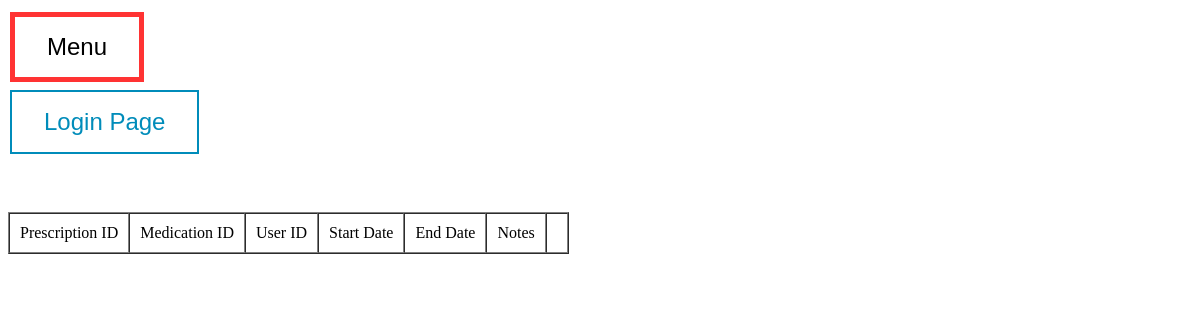
The page /dataPrescription.php on the database as committed earlier.
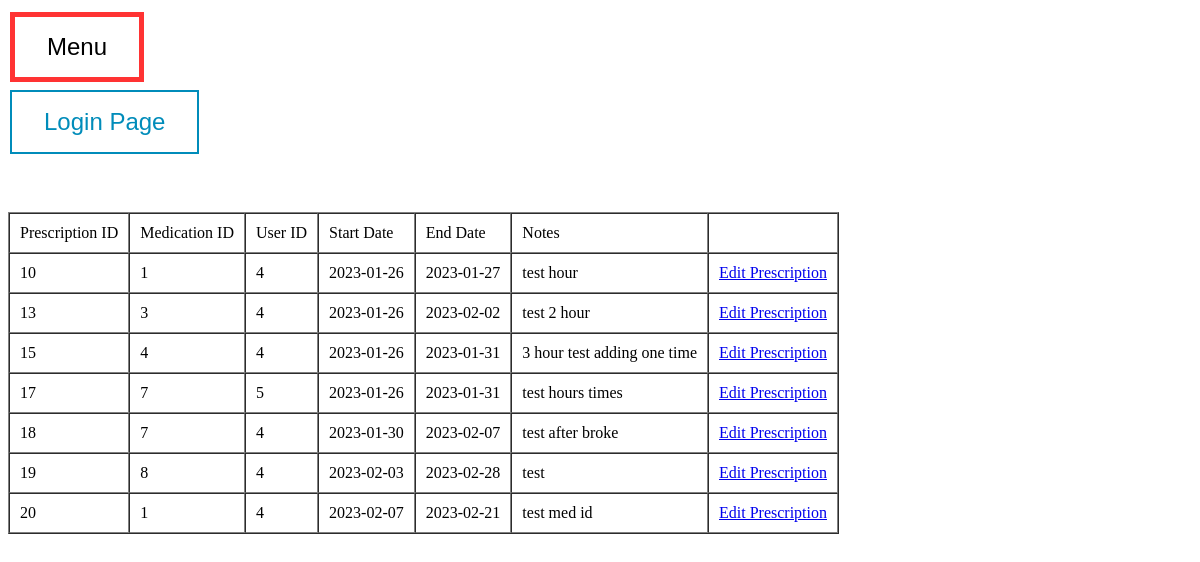
The same page on the database as committed later.
### tables this page shows
CREATE TABLE `prescriptions` (
  `prescription_id` int(11) NOT NULL,
  `user_id` int(11) NOT NULL,
  `medication_id` int(11) NOT NULL,
  `start_date` date NOT NULL,
  `end_date` date NOT NULL,
  `notes` varchar(255) DEFAULT NULL,
  `times_per_day` int(11) DEFAULT NULL,
  `hours_to_take` varchar(255) DEFAULT NULL,
  `is_archived` int(1) NOT NULL
);

### alert.php (called while the page is built, shortened)
<?php
require 'connection.php';
$query = "SELECT * FROM prescriptions WHERE start_date <= CURDATE() AND end_date >= CURDATE()";
$result = mysqli_query($conn, $query);
?>

### dataPrescription.php (the view, shortened to what this page needs)
<?php
require 'connection.php';
include 'alert.php';
?>
<!DOCTYPE html>
<html lang="en" dir="ltr">
  <head>
  </head>
  <body>
  <button onclick = "window.location.href='index.php'" class="button button1">Menu</button> <br>
  <button onclick = "window.location.href='login.php'" class="button button2">Login Page </button> <br>
  <br>
<br>
<br>
  <table border = 1 cellspacing = 0 cellpadding = 10>
      <tr>
      <td>Prescription ID</td>
        <td>Medication ID</td>
        <td>User ID</td>
        <td>Start Date</td>
        <td>End Date</td>
        <td>Notes</td>
        <td></td>
      </tr>
      <?php
      $rows = mysqli_query($conn, "SELECT *FROM prescriptions ORDER BY prescription_id ASC")
      ?>
      <?php foreach ($rows as $row) : ?>
      <tr>
        <td><?php echo $row["prescription_id"]; ?></td>
        <td><?php echo $row["medication_id"]; ?></td>
        <td><?php echo $row["user_id"]; ?></td>
        <td><?php echo $row["start_date"]; ?></td>
        <td><?php echo $row["end_date"]; ?></td>
        <td><?php echo $row["notes"]; ?></td>
        <td><?php echo '<a href="infoEditPrescription.php?id=',$row["prescription_id"],'">Edit Prescription</a>'; ?></td>
      </tr>
      <?php endforeach; ?>
    </table>
    <br>
  </body>
</html>

Rows that differ between the two databases and show on the page:
added prescriptions: prescription_id "10", medication "1", user "4", start_date "2023-01-26", end_date "2023-01-27", notes "test hour"
added prescriptions: prescription_id "13", medication "3", user "4", start_date "2023-01-26", end_date "2023-02-02", notes "test 2 hour"
added prescriptions: prescription_id "15", medication "4", user "4", start_date "2023-01-26", end_date "2023-01-31", notes "3 hour test adding one time"
added prescriptions: prescription_id "17", medication "7", user "5", start_date "2023-01-26", end_date "2023-01-31", notes "test hours times"
added prescriptions: prescription_id "18", medication "7", user "4", start_date "2023-01-30", end_date "2023-02-07", notes "test after broke"
added prescriptions: prescription_id "19", medication "8", user "4", start_date "2023-02-03", end_date "2023-02-28", notes "test"
added prescriptions: prescription_id "20", medication "1", user "4", start_date "2023-02-07", end_date "2023-02-21", notes "test med id"
